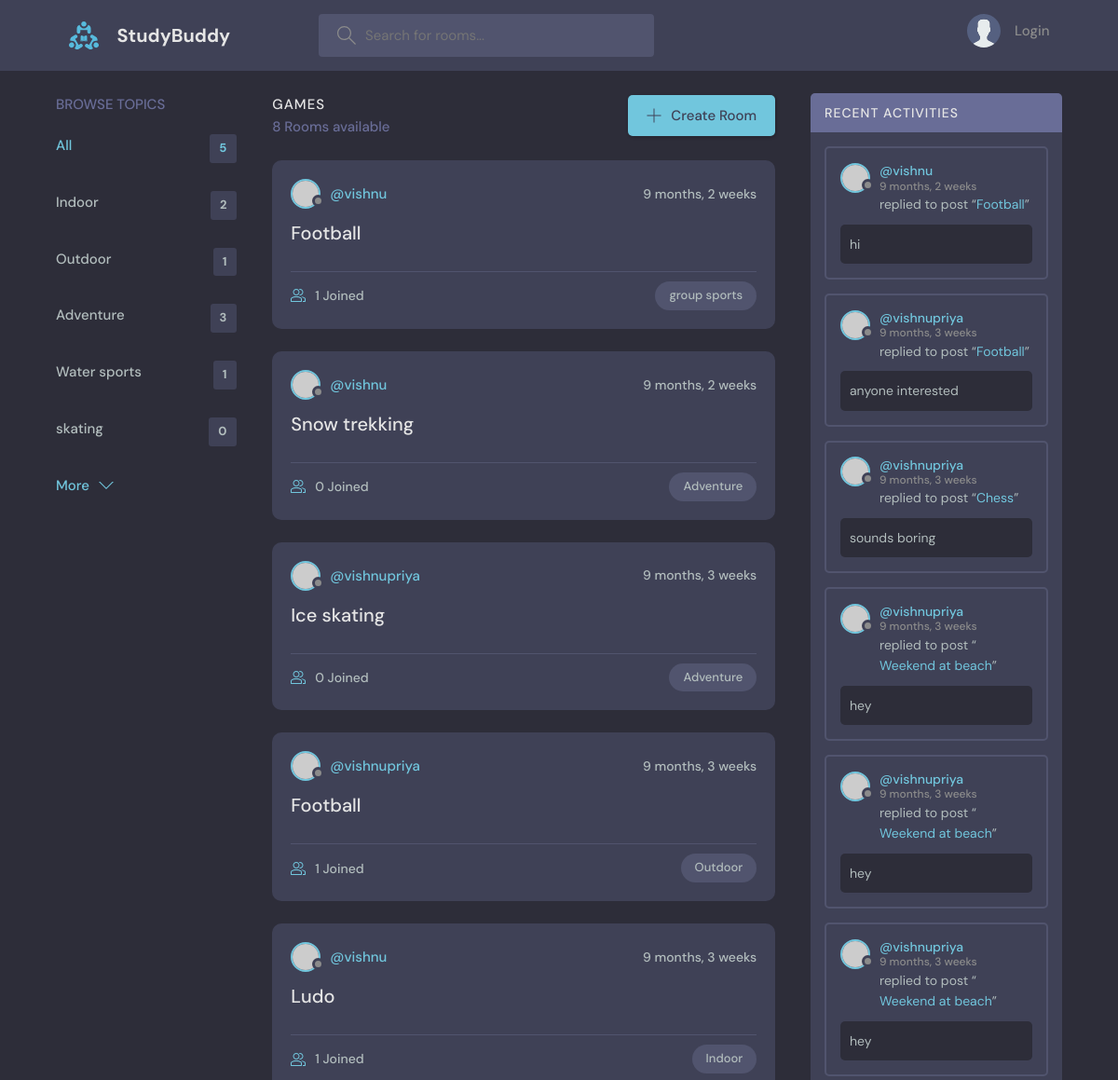
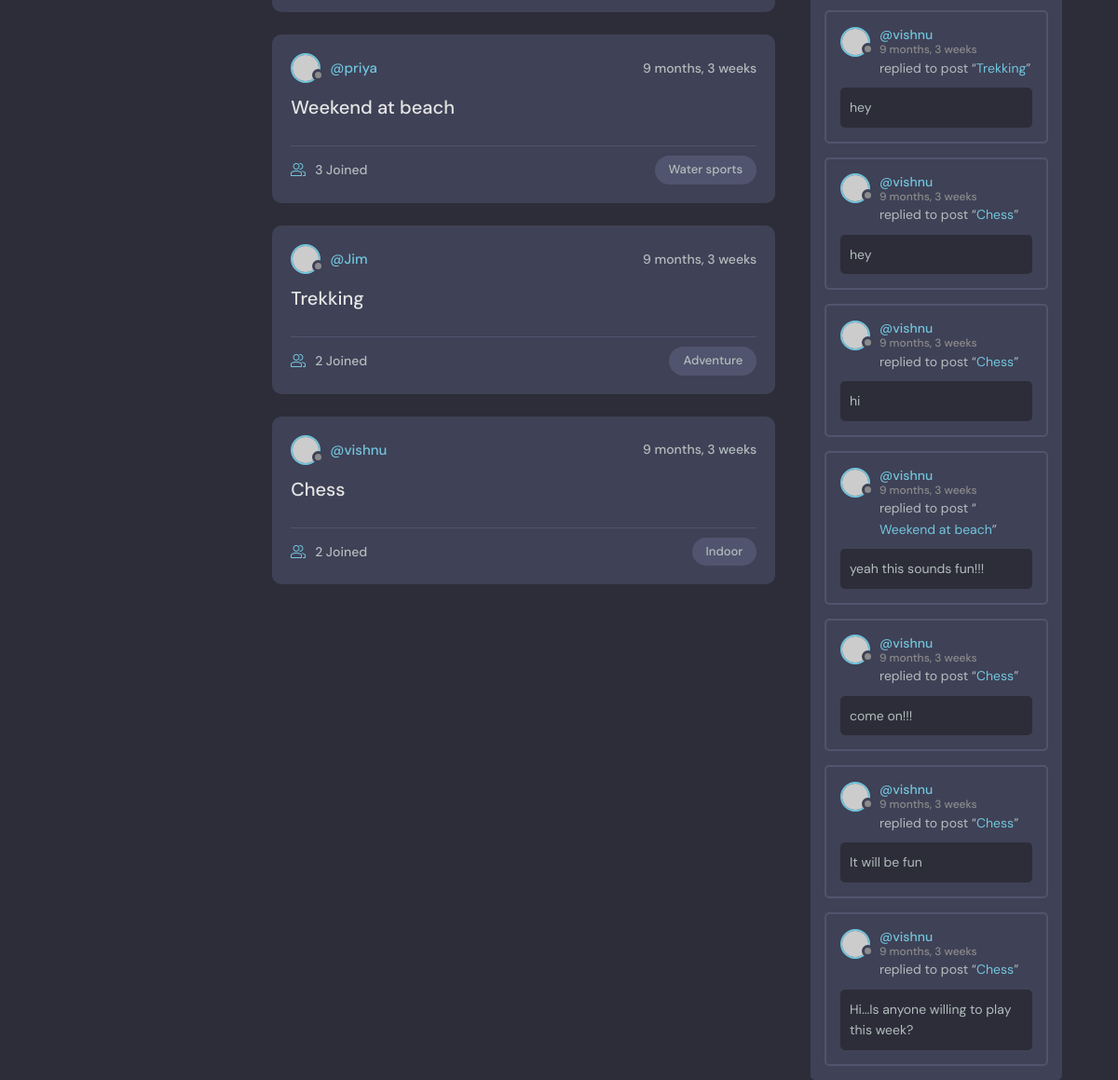
The page / on the database its author committed (2 pictures, top to bottom).
### base/models.py (models this page shows, shortened)
class Topic(models.Model):
    name = models.CharField(max_length=200)

class Room(models.Model):
    host = models.ForeignKey(User, on_delete=models.SET_NULL, null=True)
    topic = models.ForeignKey(Topic, on_delete=models.SET_NULL, null=True)
    name = models.CharField(max_length=200)
    participants = models.ManyToManyField(User,related_name='participants')# model relationship is many to many
    description = models.TextField(null=True, blank=True)
    updated = models.DateTimeField(auto_now=True)
    created = models.DateTimeField(auto_now_add=True)
    class Meta:
        ordering = ['-updated','-created']
    def __str__(self):
        return self.name

class Message(models.Model):
    user = models.ForeignKey(User, on_delete=models.CASCADE)
    room = models.ForeignKey(Room, on_delete=models.CASCADE)
    body = models.TextField()
    updated = models.DateTimeField(auto_now=True)
    created = models.DateTimeField(auto_now_add=True)
    class Meta:
        ordering = ['-updated','-created']
    def __str__(self):
        return self.body[0:50]

### base/views.py (the view)
# urls.py: path('', views.home, name="home"),
def home(request):
    q = request.GET.get('q') if request.GET.get('q') != None else ''
    rooms = Room.objects.filter(
        Q(topic__name__icontains=q) |
        Q(name__icontains=q) |
        Q(description__icontains=q)
        ) # gets the value of all the topic created
    topic = Topic.objects.all()[0:5] # gets the value of all the topics created
    room_count = rooms.count()
    room_message = Message.objects.filter(Q(room__topic__name__icontains=q))
    print("roommessages",room_message)
    print(rooms)
    return render(request, 'base/home.html',{'rooms':rooms, 'topic':topic, 'room_count':room_count, 'room_message':room_message})

### base/templates/base/home.html (shortened to what this page needs)
{% extends 'main.html' %}
{% block content %}
    <main class="layout layout--3">
      <div class="container">
        {% include 'base/topic_component.html' %}
        <div class="roomList">
          <div class="roomList__header">
            <div>
              <h2>Games</h2>
              <p>{{room_count}} Rooms available</p>
            </div>
            <a class="btn btn--main" href="{% url 'create-room' %}">
              <svg version="1.1" xmlns="http://www.w3.org/2000/svg" width="32" height="32" viewBox="0 0 32 32">
                <title>add</title>
                <path
                  d="M16.943 0.943h-1.885v14.115h-14.115v1.885h14.115v14.115h1.885v-14.115h14.115v-1.885h-14.115v-14.115z"
                ></path>
              </svg>
              Create Room
            </a>
          </div>
        {% include 'base/feed_component.html' %}
        </div>
        {% include 'base/activity_component.html' %}
      </div>
    </main>
{% endblock content %}

### base/templates/base/topic_component.html
<div class="topics">
    <div class="topics__header">
      <h2>Browse Topics</h2>
    </div>
    <ul class="topics__list">
      <li>
        <a href="{% url 'home' %}" class="active">All <span>{{topic.count}}</span></a>
      </li>
      {%for topic in topic%}
      <li>
        <a href="{%url 'home'%}?q={{topic.name}}">{{topic.name}}<span>{{topic.room_set.all.count}}</span></a>
      </li>
      {% endfor %}
    </ul>
    <a class="btn btn--link" href="{% url 'topics' %}">
      More
      <svg version="1.1" xmlns="http://www.w3.org/2000/svg" width="32" height="32" viewBox="0 0 32 32">
        <title>chevron-down</title>
        <path d="M16 21l-13-13h-3l16 16 16-16h-3l-13 13z"></path>
      </svg>
    </a>
  </div>

### base/templates/base/feed_component.html (shortened to what this page needs)
{% for room in rooms%}
<div class="roomListRoom">
    <div class="roomListRoom__header">
      <a href="{% url 'user-profile' room.host.id %}" class="roomListRoom__author">
        <div class="avatar avatar--small">
          <img src="https://randomuser.me/api/portraits/women/11.jpg" />
        </div>
        <span>@{{room.host.username}}</span>
      </a>
      <div class="roomListRoom__actions">
        <span>{{room.created|timesince}}</span>
      </div>
    </div>
    <div class="roomListRoom__content">
      <a href="{%url 'room' room.id%}">{{room.name}}</a>
    </div>
    <div class="roomListRoom__meta">
      <a href="{%url 'room' room.id%}" class="roomListRoom__joined">
        {{room.participants.all.count}} Joined
      </a>
      <p class="roomListRoom__topic">{{room.topic.name}}</p>
    </div>
  </div>
{% endfor %}

### base/templates/base/activity_component.html (shortened to what this page needs)
<div class="activities">
    <div class="activities__header">
      <h2>Recent Activities</h2>
    </div>
    {% for message in room_message %}
    <div class="activities__box">
      <div class="activities__boxHeader roomListRoom__header">
        <a href="{% url 'user-profile' message.user.id%}" class="roomListRoom__author">
          <div class="avatar avatar--small">
            <img src="https://randomuser.me/api/portraits/women/11.jpg" />
          </div>
          <p>
            @{{message.user}}
            <span>{{message.created|timesince}}</span>
          </p>
        </a>
      </div>
      <div class="activities__boxContent">
        <p>replied to post “<a href="{% url 'room' message.room.id %}">{{message.room}}</a>”</p>
        <div class="activities__boxRoomContent">
          {{message.body}}
        </div>
      </div>
    </div>
    {% endfor %}
  </div>

### rows shown on the page
Topic: name "Indoor", room_set.all.count "2"
Topic: name "Outdoor", room_set.all.count "1"
Topic: name "Adventure", room_set.all.count "3"
Topic: name "Water sports", room_set.all.count "1"
Topic: name "skating", room_set.all.count "0"
Room: host.username "vishnu", created "9 months, 2 weeks", name "Football", participants.all.count "1", topic.name "group sports"
Room: host.username "vishnu", created "9 months, 2 weeks", name "Snow trekking", participants.all.count "0", topic.name "Adventure"
Room: host.username "vishnupriya", created "9 months, 3 weeks", name "Ice skating", participants.all.count "0", topic.name "Adventure"
Room: host.username "vishnupriya", created "9 months, 3 weeks", name "Football", participants.all.count "1", topic.name "Outdoor"
Room: host.username "vishnu", created "9 months, 3 weeks", name "Ludo", participants.all.count "1", topic.name "Indoor"
Room: host.username "priya", created "9 months, 3 weeks", name "Weekend at beach", participants.all.count "3", topic.name "Water sports"
Room: host.username "Jim", created "9 months, 3 weeks", name "Trekking", participants.all.count "2", topic.name "Adventure"
Room: host.username "vishnu", created "9 months, 3 weeks", name "Chess", participants.all.count "2", topic.name "Indoor"
Message: user "vishnu", created "9 months, 2 weeks", room "Football", body "hi"
Message: user "vishnupriya", created "9 months, 3 weeks", room "Football", body "anyone interested"
Message: user "vishnupriya", created "9 months, 3 weeks", room "Chess", body "sounds boring"
Message: user "vishnupriya", created "9 months, 3 weeks", room "Weekend at beach", body "hey"
Message: user "vishnupriya", created "9 months, 3 weeks", room "Weekend at beach", body "hey"
Message: user "vishnupriya", created "9 months, 3 weeks", room "Weekend at beach", body "hey"
Message: user "vishnu", created "9 months, 3 weeks", room "Trekking", body "hey"
Message: user "vishnu", created "9 months, 3 weeks", room "Chess", body "hey"
Message: user "vishnu", created "9 months, 3 weeks", room "Chess", body "hi"
Message: user "vishnu", created "9 months, 3 weeks", room "Weekend at beach", body "yeah this sounds fun!!!"
Message: user "vishnu", created "9 months, 3 weeks", room "Chess", body "come on!!!"
Message: user "vishnu", created "9 months, 3 weeks", room "Chess", body "It will be fun"
Message: user "vishnu", created "9 months, 3 weeks", room "Chess", body "Hi...Is anyone willing to play this week?"

### other values the page prints
{{ topic.count }} "5"
{{ room_count }} "8"
